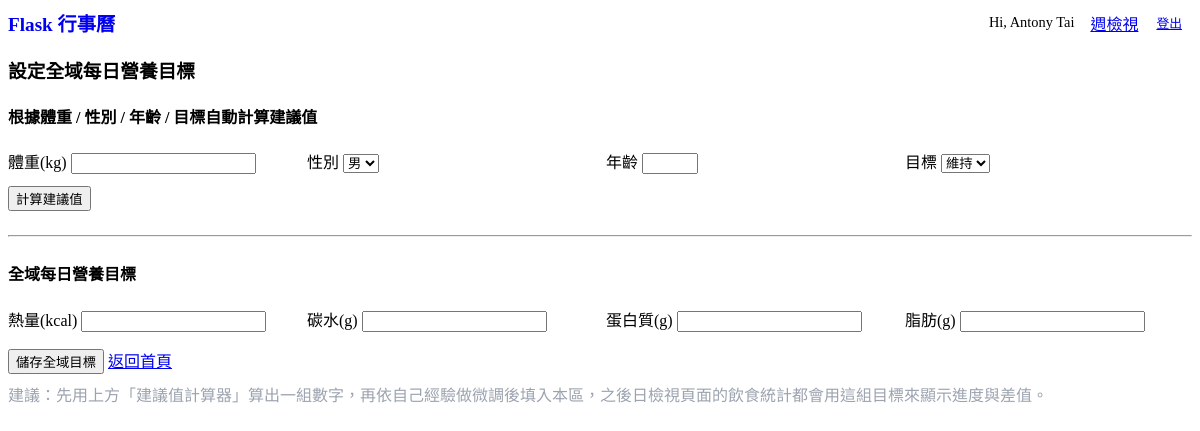
/nutrition_goal (signed in), run on an earlier commit of the app's database.
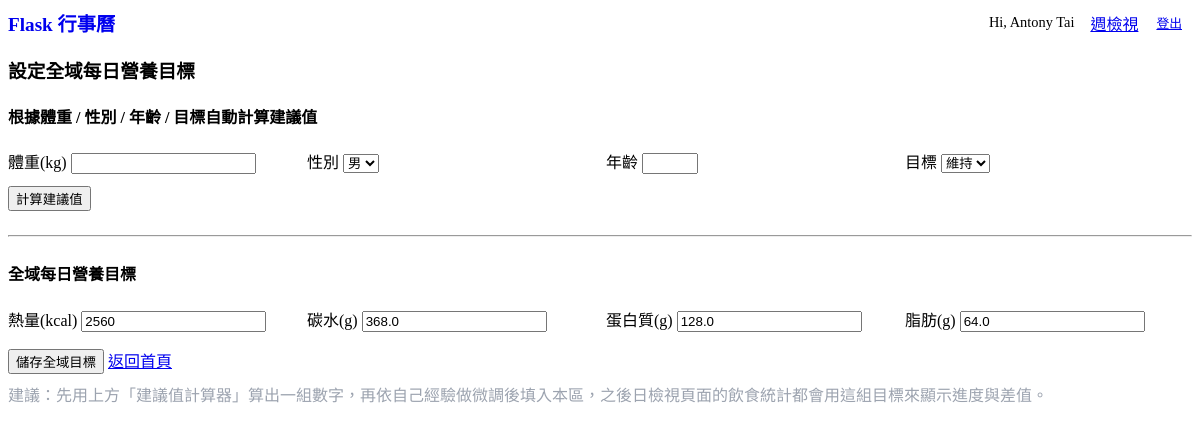
And on a later commit of the database.
### app.py (models this page shows)
class DailyNutritionGoal(db.Model):
    __tablename__ = "daily_nutrition_goals"
    user_id = db.Column(db.Integer, db.ForeignKey('users.id'), nullable=False)
    id = db.Column(db.Integer, primary_key=True)
    date = db.Column(db.Date, nullable=False, unique=True)
    kcal_target = db.Column(db.Float, default=0.0)
    carb_target = db.Column(db.Float, default=0.0)
    protein_target = db.Column(db.Float, default=0.0)
    fat_target = db.Column(db.Float, default=0.0)

### app.py (the view, shortened to what this page needs)
@app.route("/nutrition_goal", methods=["GET", "POST"])
@login_required
def nutrition_goal_page():
    goal = get_global_nutrition_goal()
    suggestion = None
    calc_input = {
        "weight_kg": "",
        "sex": "male",
        "age": "",
        "goal_type": "maintain",
    }
    return render_template(
        "nutrition_goal.html",
        nutrition_goal=goal,
        suggestion=suggestion,
        calc_input=calc_input,
    )

### app.py (called while the page is built)
@login_manager.user_loader
def load_user(user_id):
    return User.query.get(int(user_id))

def get_global_nutrition_goal():
    if not current_user.is_authenticated:
        return None
    return (
        DailyNutritionGoal.query
        .filter(DailyNutritionGoal.user_id == current_user.id)
        .order_by(DailyNutritionGoal.id.asc())
        .first()
    )

### templates/nutrition_goal.html (shortened to what this page needs)
{% extends "base.html" %}
{% block content %}
<h3>設定全域每日營養目標</h3>
<section style="margin-bottom:1.5rem;">
  <h4>根據體重 / 性別 / 年齡 / 目標自動計算建議值</h4>
  {% set ci = calc_input or {} %}
  <form method="post" action="{{ url_for('nutrition_goal_page') }}">
    <div style="display:grid; grid-template-columns: repeat(4, minmax(0, 1fr)); gap:.75rem;">
      <label>體重(kg)
        <input type="number" step="0.1" min="1" name="calc_weight"
               value="{{ ci.weight_kg or '' }}" required>
      </label>
      <label>性別
        <select name="calc_sex">
          <option value="male" {{ 'selected' if ci.sex == 'male' else '' }}>男</option>
        </select>
      </label>
      <label>年齡
        <input type="number" min="10" max="90" name="calc_age"
               value="{{ ci.age or '' }}" required>
      </label>
      <label>目標
        <select name="calc_goal">
          <option value="maintain" {{ 'selected' if ci.goal_type == 'maintain' else '' }}>維持</option>
        </select>
      </label>
    </div>
    <div style="margin-top:.75rem;">
      <button type="submit" name="action" value="calc">計算建議值</button>
    </div>
  </form>
</section>
<hr>
<section style="margin-top:1.5rem;">
  <h4>全域每日營養目標</h4>
  <form method="post" action="{{ url_for('save_nutrition_goal') }}">
    <div style="display:grid; grid-template-columns: repeat(4, minmax(0, 1fr)); gap:.75rem;">
      <label>熱量(kcal)
        <input type="number" step="1" name="kcal_target"
               value="{{ '%.0f'|format(nutrition_goal.kcal_target) if nutrition_goal else '' }}">
      </label>
      <label>碳水(g)
        <input type="number" step="0.1" name="carb_target"
               value="{{ '%.1f'|format(nutrition_goal.carb_target) if nutrition_goal else '' }}">
      </label>
      <label>蛋白質(g)
        <input type="number" step="0.1" name="protein_target"
               value="{{ '%.1f'|format(nutrition_goal.protein_target) if nutrition_goal else '' }}">
      </label>
      <label>脂肪(g)
        <input type="number" step="0.1" name="fat_target"
               value="{{ '%.1f'|format(nutrition_goal.fat_target) if nutrition_goal else '' }}">
      </label>
    </div>
    <div style="margin-top:1rem;">
      <button type="submit">儲存全域目標</button>
      <a href="{{ url_for('index') }}" class="secondary">返回首頁</a>
    </div>
    <p class="muted" style="margin-top:.5rem;">
      建議：先用上方「建議值計算器」算出一組數字，再依自己經驗做微調後填入本區，之後日檢視頁面的飲食統計都會用這組目標來顯示進度與差值。
    </p>
  </form>
</section>
{% endblock %}

What changed in the data, as far as the page shows it:
added DailyNutritionGoal: kcal_target "2560", carb_target "368.0", protein_target "128.0", fat_target "64.0"
